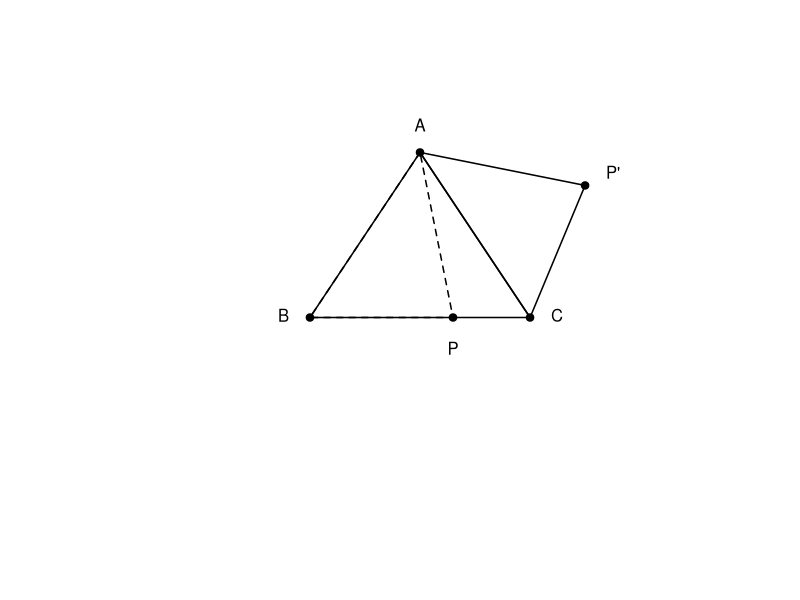
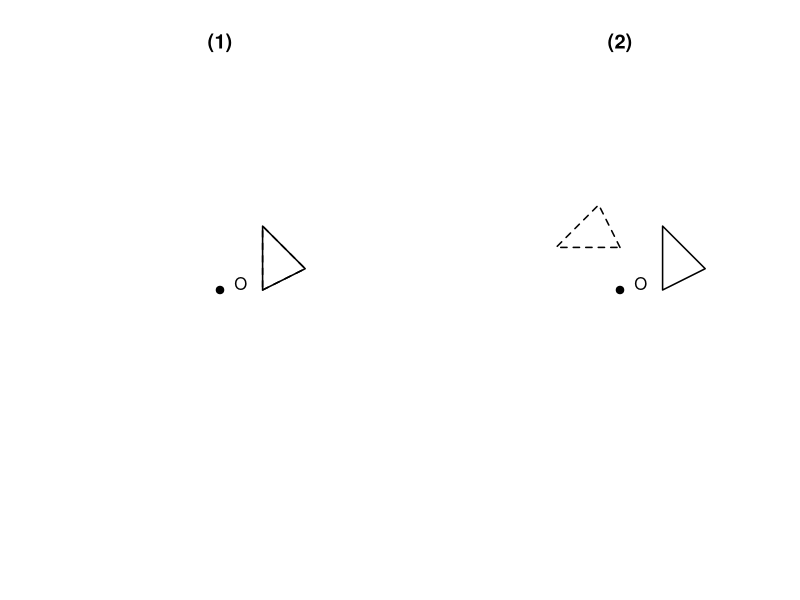
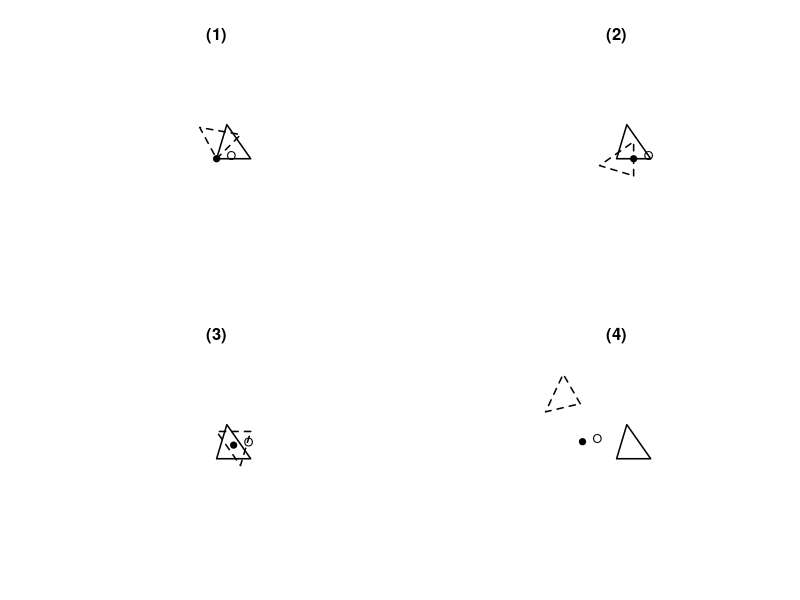
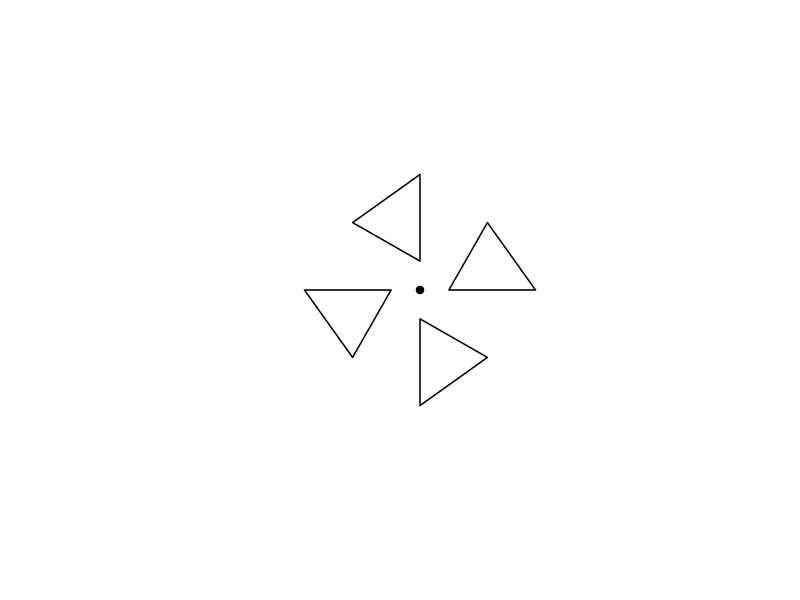

The R script that drew these images, in order:
setwd("C:/Users/18904/Github/junior-mathematics/codes")
if(!dir.exists("../figures"))dir.create("../figures")

# week143-3: rotate triangle ABP about A by angle BAC, AB=AC
draw3=function(){
  par(mfrow=c(1,1))
  plot(0,0,xlim=c(-2.5,2.5),ylim=c(-1.5,2),type="n",asp=1,axes=FALSE,xlab="",ylab="")
  A=c(0,1.5);B=c(-1,0);C=c(1,0);P=c(0.3,0)
  # rotated: B->C, P->P'
  rot=function(p,a){c(p[1]*cos(a)-p[2]*sin(a),p[1]*sin(a)+p[2]*cos(a))}
  # angle BAC
  a=atan2(C[2]-A[2],C[1]-A[1])-atan2(B[2]-A[2],B[1]-A[1])
  Pp=A+rot(P-A,a)
  polygon(c(A[1],B[1],C[1]),c(A[2],B[2],C[2]),lwd=1.5)
  polygon(c(A[1],B[1],P[1]),c(A[2],B[2],P[2]),lwd=1.5,lty=2)
  polygon(c(A[1],C[1],Pp[1]),c(A[2],C[2],Pp[2]),lwd=1.5)
  points(A[1],A[2],pch=19);text(A[1],A[2]+0.1,"A",pos=3,cex=1)
  points(B[1],B[2],pch=19);text(B[1]-0.1,B[2],"B",pos=2,cex=1)
  points(C[1],C[2],pch=19);text(C[1]+0.1,C[2],"C",pos=4,cex=1)
  points(P[1],P[2],pch=19);text(P[1],P[2]-0.15,"P",pos=1,cex=1)
  points(Pp[1],Pp[2],pch=19);text(Pp[1]+0.1,Pp[2]+0.1,"P'",pos=4,cex=1)
}
cairo_pdf("../figures/week143-3.pdf",width=4,height=4,family="sans");draw3();dev.off()
svglite::svglite("../figures/week143-3.svg",width=4,height=4);draw3();dev.off()

# week143-4: rotate triangle ABC about O by 90 and 180, two panels
draw4=function(){
  par(mfrow=c(1,2))
  for(k in 1:2){
    plot(0,0,xlim=c(-3,3),ylim=c(-3,3),type="n",asp=1,axes=FALSE,xlab="",ylab="",main=paste0("(",k,")"))
    O=c(0,0);A=c(1,0);B=c(2,0.5);C=c(1,1.5)
    rot=function(p,a){c(p[1]*cos(a)-p[2]*sin(a),p[1]*sin(a)+p[2]*cos(a))}
    a=(k-1)*pi/2
    Ap=O+rot(A-O,a);Bp=O+rot(B-O,a);Cp=O+rot(C-O,a)
    polygon(c(A[1],B[1],C[1]),c(A[2],B[2],C[2]),lwd=1.5)
    polygon(c(Ap[1],Bp[1],Cp[1]),c(Ap[2],Bp[2],Cp[2]),lwd=1.5,lty=2)
    points(0,0,pch=19);text(0.1,0.1,"O",pos=4,cex=1)
  }
}
cairo_pdf("../figures/week143-4.pdf",width=8,height=4,family="sans");draw4();dev.off()
svglite::svglite("../figures/week143-4.svg",width=8,height=4);draw4();dev.off()

# week143-5: example triangle rotated (4 cases panel)
draw5=function(){
  par(mfrow=c(2,2))
  cases=list(
    list(A=c(0,0),B=c(1,0),C=c(0.3,1),center=c(0,0),a=pi/4),
    list(A=c(0,0),B=c(1,0),C=c(0.3,1),center=c(0.5,0),a=pi/2),
    list(A=c(0,0),B=c(1,0),C=c(0.3,1),center=c(0.5,0.4),a=pi),
    list(A=c(0,0),B=c(1,0),C=c(0.3,1),center=c(-1,0.5),a=2*pi/3)
  )
  for(k in 1:4){
    cs=cases[[k]]
    plot(0,0,xlim=c(-2.5,2.5),ylim=c(-1.5,2.5),type="n",asp=1,axes=FALSE,xlab="",ylab="",main=paste0("(",k,")"))
    rot=function(p,a){c(p[1]*cos(a)-p[2]*sin(a),p[1]*sin(a)+p[2]*cos(a))}
    A=cs$A;B=cs$B;C=cs$C;O=cs$center;a=cs$a
    Ap=O+rot(A-O,a);Bp=O+rot(B-O,a);Cp=O+rot(C-O,a)
    polygon(c(A[1],B[1],C[1]),c(A[2],B[2],C[2]),lwd=1.5)
    polygon(c(Ap[1],Bp[1],Cp[1]),c(Ap[2],Bp[2],Cp[2]),lwd=1.5,lty=2)
    points(O[1],O[2],pch=19);text(O[1]+0.05,O[2]+0.05,"O",pos=4,cex=0.9)
  }
}
cairo_pdf("../figures/week143-5.pdf",width=8,height=8,family="sans");draw5();dev.off()
svglite::svglite("../figures/week143-5.svg",width=8,height=8);draw5();dev.off()

# week143-6: windmill pattern from basic shape rotated 90 three times
draw6=function(){
  par(mfrow=c(1,1))
  plot(0,0,xlim=c(-2,2),ylim=c(-2,2),type="n",asp=1,axes=FALSE,xlab="",ylab="")
  rot=function(p,a){c(p[1]*cos(a)-p[2]*sin(a),p[1]*sin(a)+p[2]*cos(a))}
  tri=rbind(c(0.3,0),c(1.2,0),c(0.7,0.7))
  for(k in 0:3){
    pts=t(apply(tri,1,function(p)rot(p,k*pi/2)))
    polygon(pts,lwd=1.5)
  }
  points(0,0,pch=19)
}
cairo_pdf("../figures/week143-6.pdf",width=4,height=4,family="sans");draw6();dev.off()
svglite::svglite("../figures/week143-6.svg",width=4,height=4);draw6();dev.off()
